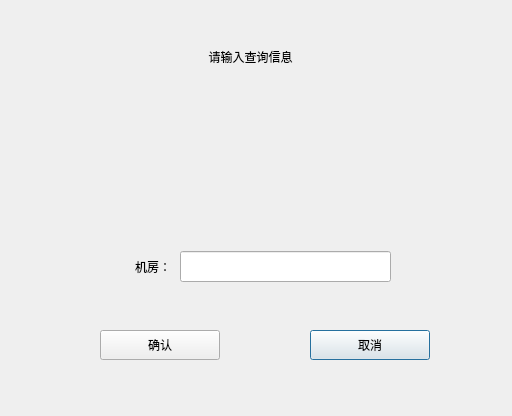
<?xml version="1.0" encoding="UTF-8"?>
<ui version="4.0">
 <class>Log_RoomHrsQueryDlg</class>
 <widget class="QDialog" name="Log_RoomHrsQueryDlg">
  <property name="geometry">
   <rect>
    <x>0</x>
    <y>0</y>
    <width>512</width>
    <height>416</height>
   </rect>
  </property>
  <property name="windowTitle">
   <string>Dialog</string>
  </property>
  <widget class="QPushButton" name="quitBtn">
   <property name="geometry">
    <rect>
     <x>310</x>
     <y>330</y>
     <width>120</width>
     <height>30</height>
    </rect>
   </property>
   <property name="text">
    <string>取消</string>
   </property>
  </widget>
  <widget class="QPushButton" name="okBtn">
   <property name="geometry">
    <rect>
     <x>100</x>
     <y>330</y>
     <width>120</width>
     <height>30</height>
    </rect>
   </property>
   <property name="text">
    <string>确认</string>
   </property>
  </widget>
  <widget class="QLabel" name="label_2">
   <property name="geometry">
    <rect>
     <x>80</x>
     <y>251</y>
     <width>91</width>
     <height>31</height>
    </rect>
   </property>
   <property name="text">
    <string>机房：</string>
   </property>
   <property name="alignment">
    <set>Qt::AlignRight|Qt::AlignTrailing|Qt::AlignVCenter</set>
   </property>
  </widget>
  <widget class="QLabel" name="label">
   <property name="geometry">
    <rect>
     <x>180</x>
     <y>41</y>
     <width>141</width>
     <height>31</height>
    </rect>
   </property>
   <property name="text">
    <string>请输入查询信息</string>
   </property>
   <property name="alignment">
    <set>Qt::AlignCenter</set>
   </property>
  </widget>
  <widget class="QLineEdit" name="roomEdit">
   <property name="geometry">
    <rect>
     <x>180</x>
     <y>251</y>
     <width>211</width>
     <height>31</height>
    </rect>
   </property>
  </widget>
  <widget class="QWidget" name="dateWid" native="true">
   <property name="geometry">
    <rect>
     <x>60</x>
     <y>90</y>
     <width>450</width>
     <height>120</height>
    </rect>
   </property>
  </widget>
 </widget>
 <resources/>
 <connections/>
</ui>
